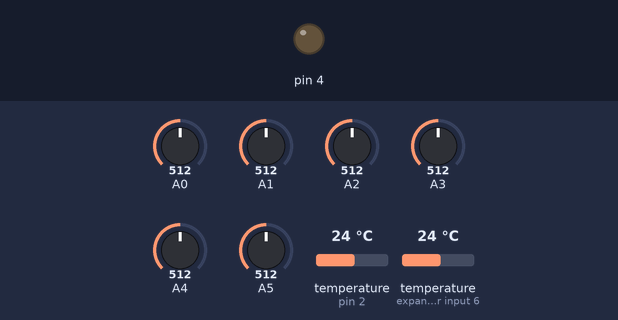
Bench run of a sketch on a simulated Arduino Pro Mini, built with avr-gcc and run on an emulated ATmega328P. Parts: output pins drawn as LEDs (lit = HIGH). The inputs (shaded band) are chosen by the test bench; at power-on: A0 = 512, A1 = 512, A2 = 512, A3 = 512, A4 = 512, A5 = 512, temperature (sensors on pin 2, expander input 6) 24 °C. The modem accepts every AT command (registered, SIM ready, sends succeed) and sends nothing else; what the sketch prints to the serial monitor is not drawn.

Above: at 0.1 s.
At 1.4 s:
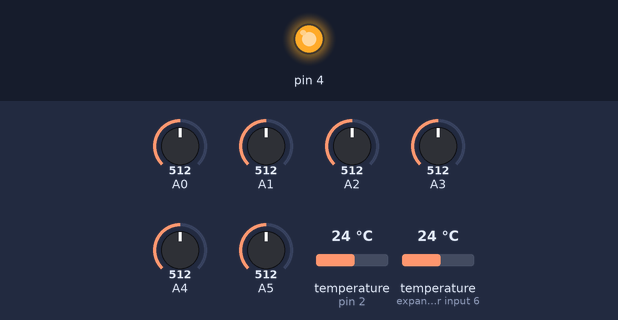
Timing chart, 0 to 2.9 s (numbered marks = the images above):
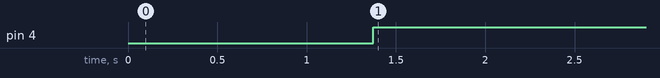

Measured:
- by itself, pin 4: LOW → HIGH at 1.4 s

The sketch:

main.ino
```cpp
#include <Arduino.h>
#include <ArduinoJson.h>
#include "chameleon.h"
#include "ds18b20.h"
#include "smt.h"
#include <LowPower.h>
#include <avr/wdt.h>
#include <utils.h>
#include "fona.h"

// Sleep time
#ifndef SLEEP_TIME
  #define SLEEP_TIME 600
#endif

// Give sleep time an actual variable, so it can be modified.
uint32_t boslSleepDuration = SLEEP_TIME;

// Undefine to use normal delay() in sleep loop.
// It seems that the Sleepy() function sometimes causes boards to go offline,
// possibly due to a power-brownout during low power mode.
// #define BOSL_DEEPSLEEP 1


// SMT100 analog inputs
#define SMT_TMP A0
#define SMT_SOIL A1

// Chameleon sensor uses two pins
#define CHAMELEON_UPPER_A A2
#define CHAMELEON_UPPER_B A3
#define CHAMELEON_LOWER_A A4
#define CHAMELEON_LOWER_B A5

extern volatile unsigned long timer0_millis;

// GLOBAL SENSOR READINGS
int rawTemp, rawSoil;
int lower_rawA, lower_rawB;
int upper_rawA, upper_rawB;
float upper_temp, lower_temp;
float lower_rawAverage, lower_sensorResistance;
float upper_rawAverage, upper_sensorResistance;

// void reboot()
// {
//   wdt_disable();
//   wdt_enable(WDTO_15MS);
//   while (1)
//   {
//   }
// }

void setup()
{
  Serial.begin(115200);
  Serial.println("BOOT!");
}

void Sleepy(uint16_t tsleep)
{
  // Sleep Time in seconds
  fonaSerial.flush(); // must run before going to sleep
  Serial.flush();     // ensures that all messages have sent through serial before arduino sleeps

  LowPower.powerDown(SLEEP_4S, ADC_OFF, BOD_OFF); // 8 seconds dosen't work on the 8mhz
  // advance millis timer as it is paused in sleep
  noInterrupts();
  timer0_millis += 4000;
  interrupts();

  while (tsleep >= 8)
  {
    LowPower.powerDown(SLEEP_4S, ADC_OFF, BOD_OFF); // 8 seconds dosen't work on the 8mhz
    // advance millis timer as it is paused in sleep
    noInterrupts();
    timer0_millis += 4000;
    interrupts();

    tsleep -= 4;
  }
}

void sendPOST()
{
    StaticJsonDocument<200> doc;
    // deserializeJson(doc, jsonSchema);
    // Convert the document to an object
    JsonObject obj = doc.to<JsonObject>();

    obj[F("id")] = boardName;
    // obj[F("imei")] = imei;
    obj[F("imei")] = imei;
    obj[F("bat")] = vBatt;
    // obj[F("uptime_s")] = millis()/1000;
    // obj[F("uR")] = upper_sensorResistance;
    // obj[F("lR")] = lower_sensorResistance;
    // Changed to report the RAW values of everything.
    // This helps identify issues with wiring.
    obj[F("uCHA")] = upper_rawA;
    obj[F("uCHB")] = upper_rawB;
    obj[F("lCHA")] = lower_rawA;
    obj[F("lCHB")] = lower_rawB;
    // Digital temp sensors
    obj[F("uT")] = upper_temp;
    obj[F("lT")] = lower_temp;
    // Raw ADC readings
    obj[F("smtVWC")] = rawSoil;
    obj[F("smtT")] = rawTemp;

    int counter = 0;
    while (counter < 3 && !fona.postData("POST", URL, obj, token))
    {
        Serial.println(F("Failed to complete HTTP POST..."));
        counter++;
        delay(1000);
    }
}

void loop()
{
  initTemperatures();
  // Read DS18B20 temperature probe
  // lower is index 0, upper is index 1.
  // This is ensured by cable length of the sensors - with the lower sensor having a shorter cable.
  // Read digital temperature probes
  readTemperatures(&lower_temp, &upper_temp);
  // Read SMT100 analogue values
  readSMT(SMT_TMP, SMT_SOIL, &rawTemp, &rawSoil);
  // Read upper chameleon
  readChameleonAverage(CHAMELEON_UPPER_A, CHAMELEON_UPPER_B, &upper_rawA, &upper_rawB, &upper_rawAverage, &upper_sensorResistance);
  // Read lower chameleon
  readChameleonAverage(CHAMELEON_LOWER_A, CHAMELEON_LOWER_B, &lower_rawA, &lower_rawB, &lower_rawAverage, &lower_sensorResistance);

  // Setup FONA
  boolean setupGood = setupFONA();
  // Returns false if we couldn't find the fona
  if (!setupGood)
  {
    Serial.println("restarting");
    delay(3000);
    return;
  }

  // Send the POST
  sendPOST();

  // Turn off sim
  shutdownFONA();

  // Sleep for 60 seconds in low-power mode
  delay(1000);

  #ifdef BOSL_DEEPSLEEP
    Serial.println("Sleeping using LowPower sleep");
    Sleepy(boslSleepDuration);
  #else
    Serial.println("Sleeping using delay()");
    uint32_t sleept = boslSleepDuration * 1000;
    delay(sleept);
  #endif
}
```

chameleon.h
```cpp
#include <Arduino.h>

#define CHAMELEON_RESISTOR_KOHM 10 // 10kOhm
#define CHAMELEON_SAMPLE_COUNT 20

// Array of raw readings, used by readChameleonAverage
int rawA_samples[CHAMELEON_SAMPLE_COUNT];
int rawB_samples[CHAMELEON_SAMPLE_COUNT];

void prepareChameleonForSleeping(int pinA, int pinB)
{
    // Sets both pins into a high-impedance state
    // Which prevents charge from flowing through the sensor, such as due to galvanic reactions in the soil
    pinMode(pinA, INPUT);
    pinMode(pinB, INPUT);
    // Delay
    delay(10);
}

void readChameleonRaw(int pinA, int pinB, int *rawA, int *rawB)
{
    // ASSUMES a 10 BIT ADC RESOLUTION

    // Place into forward current mode
    pinMode(pinB, INPUT);
    pinMode(pinA, OUTPUT);
    digitalWrite(pinA, HIGH);
    delayMicroseconds(250); // Delay to let things settle
    // Measure vY, takes 125us
    *rawB = analogRead(pinB);
    // Place into no current mode
    digitalWrite(pinA, LOW);
    delayMicroseconds(250);

    // Place into reverse current mode
    pinMode(pinA, INPUT);
    pinMode(pinB, OUTPUT);
    digitalWrite(pinB, HIGH);
    delayMicroseconds(250); // Delay to let things settle
    // Measure vX, takes 125us
    *rawA = analogRead(pinA);
    // Return to no current mode
    digitalWrite(pinB, LOW);
    delayMicroseconds(250);
}

void readChameleonAverage(int pinA, int pinB, int *rawA, int *rawB, float *rawAvg, float *sensorResistanceRaw)
{
    // Make multiple readings of the chameleon sensor, storing these raw values into the arrays
    for (int i = 0; i < CHAMELEON_SAMPLE_COUNT; i++)
    {
        readChameleonRaw(pinA, pinB, &rawA_samples[i], &rawB_samples[i]);
    }

    // Put sensor to slee
    prepareChameleonForSleeping(pinA, pinB);

    // Now average the individual rawA and rawB values, which will be returned via rawA/rawB
    *rawA = 0;
    *rawB = 0;
    for (int i = 0; i < CHAMELEON_SAMPLE_COUNT; i++)
    {
        *rawA += rawA_samples[i];
        *rawB += rawB_samples[i];
    }
    *rawA /= CHAMELEON_SAMPLE_COUNT;
    *rawB /= CHAMELEON_SAMPLE_COUNT;

    // Take the mean of rawA and rawB
    *rawAvg = float((*rawA + *rawB) / 2);

    // Perform a basic value-check on the rawAvg value
    if (*rawAvg < 2) // Very low value indicates open-circuit, or very high resistance
    {
        *sensorResistanceRaw = float(9999);
    }else{
        // Make code a little cleaner
        float avg = *rawAvg;
        // Now we can calculate the resistance of the sensor
        // *sensorResistanceRaw = float(10) * (1023 - *rawAvg) / *rawAvg;
        *sensorResistanceRaw = float(float(CHAMELEON_RESISTOR_KOHM) * (1023.0f - avg) / avg);
    }

    // Final step is to multiply by 1000, to convert from kOhm to Ohm.
    *sensorResistanceRaw *= 1000;
}
```

ds18b20.h
```cpp
#include <Arduino.h>
/********************************************************************/
// First we include the libraries
#include <OneWire.h>
#include <DallasTemperature.h>
/********************************************************************/
// Data wire is plugged into pin 2 on the Arduino
#define ONE_WIRE_BUS 2
#define ONE_WIRE_BUS_PU 7
/********************************************************************/
// Setup a oneWire instance to communicate with any OneWire devices
// (not just Maxim/Dallas temperature ICs)
OneWire oneWire(ONE_WIRE_BUS);
/********************************************************************/
// Pass our oneWire reference to Dallas Temperature.
DallasTemperature sensors(&oneWire,ONE_WIRE_BUS_PU);
/********************************************************************/

void initTemperatures()
{
  // Start up the library
  sensors.begin();
  Serial.print("Temperature sensors initialising...");

  uint8_t sensorCount = sensors.getDeviceCount();
  Serial.print("Sensors found: ");
  Serial.println(sensorCount);
}

void readTemperatures(float * tempA, float * tempB)
{
    sensors.requestTemperatures();
    sensors.millisToWaitForConversion(100);

    // *tempA = sensors.getTempC(channelA);
    *tempA = sensors.getTempCByIndex(0);
    // *tempB = sensors.getTempC(channelB);
    *tempB = sensors.getTempCByIndex(1);
}
```

fona.h
```cpp
#include <Arduino.h>

#define SIMCOM_7000

#include "Adafruit_FONA.h"
#include <SoftwareSerial.h>

#ifndef BOARDNAME
#define BOARDNAME "UNKOWN"
#endif

#ifndef TOKEN
#define TOKEN ""
// #define TOKEN "nNgr-OJA-K2cNLkfZWQ0B-Xzlrkb9coN"
#endif

#ifndef SERVER
#define SERVER "bosl.com.au/IoT/wsudwatch/FYP_SGI/log.php"
#endif

const char boardName[] = BOARDNAME;
const char token[] = TOKEN;
const char URL[] = SERVER;

// What baud do we try immediately after boot, or set the module to after trying default.
#define FONA_BAUD 9600
// What baud to we assume is default
#define FONA_DEFAULT_BAUD 115200
// Reset fully on each reboot
#define FONA_RESET_ON_FIRST_BOOT 1

#define FONA_PWRKEY 4
#define FONA_DTR 5 // Connect with solder jumper
#define FONA_TX 9  // Microcontroller RX
#define FONA_RX 8  // Microcontroller TX

SoftwareSerial fonaSerial = SoftwareSerial(FONA_TX, FONA_RX);
Adafruit_FONA_LTE fona = Adafruit_FONA_LTE();

/****************************** OTHER STUFF ***************************************/
char imei[16] = {0}; // Use this for device ID
uint8_t type;
uint16_t vBatt;
// char bootDateTime[] = "YYYY-MM-DD hh:mm:ss";

// char PIN[5] = "1234"; // SIM card PIN
// char dateTimeFormat[] = "YYYY-MM-DD hh:mm:ss";

bool netStatus();
boolean moduleSetup();

int replacechar(char *str, char orig, char rep)
{
    char *ix = str;
    int n = 0;
    while ((ix = strchr(ix, orig)) != NULL)
    {
        *ix++ = rep;
        n++;
    }
    return n;
}

// void simOn();
bool hasBooted = false;

boolean setupFONA()
{
    // Serial.println("powerUp");
    fona.powerOn(FONA_PWRKEY);
    delay(6000);

    boolean foundModule = moduleSetup();
    if (!foundModule)
    {
        return false;
    }

    // Get the battery input! (This is the SIM7000G ADC)
    fona.getBattVoltage(&vBatt);
    // Serial.print("vBatt: ");
    // Serial.print(vBatt);
    // Serial.println("mV");

    // Serial.println("setFunc 0");
    fona.setFunctionality(0);
    delay(3000);
    // Reset if needed
    // Serial.println("setFunc 1");
    fona.setFunctionality(1);
    delay(3000);

#if FONA_RESET_ON_FIRST_BOOT
    if (!hasBooted)
    {
        Serial.println("setFunc 6...");
        fona.setFunctionality(6);
        delay(30000);

        fona.sendCheckReply(F("ATE0"), F("OK"), 500);
        fona.sendCheckReply(F("ATE0"), F("OK"), 500);
        fona.sendCheckReply(F("ATE0"), F("OK"), 500);
        fona.sendCheckReply(F("ATE0"), F("OK"), 500);

        fona.setFunctionality(1);
        delay(3000);
    }
#endif

    // // Turn off echo
    // fona.sendCheckReply(F("ATE0"),F("OK"),1000);
    // Serial.println("setFunc 1");
    // fona.setFunctionality(1);
    // delay(3000);

    // All features
    // fona.setNetworkSettings(F("mdata.net.au"));
    // Serial.println("set network");
    fona.setNetworkSettings(F("mdata.net.au"));

    // Improve SNR time
    fona.sendCheckReply(F("AT+CNBS=1"), F("OK"), 1000U);

    fona.setHTTPSRedirect(false);
    /* MODE SELECT AND OPERATING BAND MUST OCCUR AFTER NETWORK SETTINGS CALL */
    // fona.setPreferredMode(51); // GSM+LTE ONLY
    // fona.setPreferredLTEMode(1); // CAT-M ONLY
    // These are all the LTE bands telstra support
    // fona.setOperatingBand("CAT-M", 1);
    // fona.setOperatingBand("CAT-M", 3);
    // fona.setOperatingBand("CAT-M", 7); // UNSUPPORTED BY SIM7000G
    // fona.setOperatingBand("CAT-M", 8);
    // fona.setOperatingBand("CAT-M", 28);

    // Serial.println("set NTP");
    fona.enableNTPTimeSync(true, F("pool.ntp.org"));

    // Perform first-time GPS/data setup if the shield is going to remain on,
    // otherwise these won't be enabled in loop() and it won't work!
    // Enable GPS
    // while (!fona.enableGPS(false))
    // {
    //     Serial.println(F("Failed to turn on GPS, retrying..."));
    //     delay(2000); // Retry every 2s
    // }
    // Serial.println(F("Turned on GPS!"));

    // turn GPRS off
    // for (int i = 0; i < 3; i++)
    // {
    // if (!fona.enableGPRS(false))
    // {
    // Serial.println(F("Failed to turn off GPRS..."));
    // delay(2000);
    // }
    // }

    // turn GPRS on
    while (!fona.enableGPRS(true))
    {
        if (millis() > 30000 && !hasBooted)
        {
            // We tried to do this for 30 seconds, on our first boot - lets just skip this step and continue.
            Serial.println(F("Failed GPRS setting for 30 seconds on first boot, skipping..."));
            delay(1000);
            break;
        }
        Serial.println(F("Failed to turn on GPRS..."));
        delay(2000);
        if (!fona.enableGPRS(false))
        {
            Serial.println(F("Failed to turn off GPRS..."));
            delay(2000);
        }
    }

    // Connect to cell network and verify connection
    // If unsuccessful, keep retrying every 2s until a connection is made
    while (!netStatus())
    {
        Serial.println(F("Failed to connect to cell network, retrying..."));
        delay(2000); // Retry every 2s
    }
    Serial.println(F("Connected to cell network!"));

    // READ TIME
    if (!hasBooted)
    {
        // char timeBuff[48];
        // fona.getTime(timeBuff, 48);
        // // Replace quotes with spaces
        // replacechar(timeBuff, '\"', ' ');
        // Serial.print("Network time: ");
        // Serial.println(timeBuff);

        // // Clean the network time into DateTime format
        // String bt = String(timeBuff);
        // bt.replace('/', '-');
        // bt.replace(',', ' ');
        // unsigned int tsIndex = bt.indexOf('+');
        // String btc = bt.substring(0, tsIndex);
        // btc.trim();
        // Serial.print("Cleaned boot time: ");
        // Serial.println(btc);
        // sprintf(bootDateTime, "20%s", btc.c_str());
        hasBooted = true;
    }

    // Open wireless connection if not already activated
    if (!fona.wirelessConnStatus())
    {
        while (!fona.openWirelessConnection(true))
        {
            Serial.println(F("Failed to enable connection, retrying..."));
            delay(2000); // Retry every 2s
        }
        Serial.println(F("Enabled data!"));
    }
    else
    {
        Serial.println(F("Data already enabled!"));
    }

    return true;
}

void shutdownFONA()
{
    // Doesn't toggle the power key, which prevents this command waking up a sleeping SIM.
    Serial.print("Powering down modem...");
    fona.powerDown();
    // Wait for 2 seconds to be sure - max response time is 1 second
    delay(2000);
    Serial.println("Done");
    // simOff();
}

boolean tryBegin(uint32_t baud)
{
    Serial.print("Opening SerialAT at ");
    Serial.print(baud);
    Serial.println(" baud.");

    fonaSerial.begin(baud); // Default SIM7000 shield baud rate

    // Serial.println(F("Configuring to 9600 baud"));
    // fonaSerial.println("AT+IPR=9600"); // Set baud rate
    // delay(100);                        // Short pause to let the command run
    // fonaSerial.begin(9600);

    if (!fona.begin(fonaSerial))
    {
        Serial.println(F("Couldn't find FONA"));
        fonaSerial.end();
        return false;
    }

    Serial.println(F("Found FONA!"));
    return true;
}

boolean moduleSetup()
{
    // SIM7000 takes about 3s to turn on and SIM7500 takes about 15s
    // Press Arduino reset button if the module is still turning on and the board doesn't find it.
    // When the module is on it should communicate right after pressing reset

    // Try at 9600
    boolean found = tryBegin(FONA_BAUD);

    if (!found)
    {
        // else try at 115200, then set to 9600
        found = tryBegin(FONA_DEFAULT_BAUD);

        if (found)
        {
            fona.setBaudrate(FONA_BAUD);
            // Now re-start at 9600
            found = tryBegin(FONA_BAUD);
        }
        else
        {
            Serial.println("COULDNT FIND FONA!");
            return false;
        }
    }

    type = fona.type();
    Serial.println(F("FONA is OK"));
    Serial.print(F("Found "));
    switch (type)
    {
    case SIM800L:
        Serial.println(F("SIM800L"));
        break;
    case SIM800H:
        Serial.println(F("SIM800H"));
        break;
    case SIM808_V1:
        Serial.println(F("SIM808 (v1)"));
        break;
    case SIM808_V2:
        Serial.println(F("SIM808 (v2)"));
        break;
    case SIM5320A:
        Serial.println(F("SIM5320A (American)"));
        break;
    case SIM5320E:
        Serial.println(F("SIM5320E (European)"));
        break;
    case SIM7000:
        Serial.println(F("SIM7000"));
        break;
    case SIM7070:
        Serial.println(F("SIM7070"));
        break;
    case SIM7500:
        Serial.println(F("SIM7500"));
        break;
    case SIM7600:
        Serial.println(F("SIM7600"));
        break;
    default:
        Serial.println(F("???"));
        break;
    }

    // Print module IMEI number.
    uint8_t imeiLen = fona.getIMEI(imei);
    if (imeiLen > 0)
    {
        Serial.print("Module IMEI: ");
        Serial.println(imei);
    }

    return true;
}

bool netStatus()
{
    int n = fona.getNetworkStatus();

    Serial.print(F("Network status "));
    Serial.print(n);
    Serial.print(F(": "));
    if (n == 0)
        Serial.println(F("Not registered"));
    if (n == 1)
        Serial.println(F("Registered (home)"));
    if (n == 2)
        Serial.println(F("Not registered (searching)"));
    if (n == 3)
        Serial.println(F("Denied"));
    if (n == 4)
        Serial.println(F("Unknown"));
    if (n == 5)
        Serial.println(F("Registered roaming"));

    if (!(n == 1 || n == 5))
        return false;
    else
        return true;
}
```

smt.h
```cpp
#include <Arduino.h>

void readSMT(int pinTemp, int pinSoil, int *rawTemp, int *rawSoil)
{
    // ASSUMES a 10 BIT ADC RESOLUTION
    // Place into forward current mode
    pinMode(pinTemp,  INPUT);
    pinMode(pinSoil,  INPUT);

    // Delay to settle pins
    delay(10);

    // Read twice incase first reading is bugged
    *rawTemp = analogRead(pinTemp);
    *rawTemp = analogRead(pinTemp);

    *rawSoil = analogRead(pinSoil);
    *rawSoil = analogRead(pinSoil);
}
```

Source omitted: utils.h (962 bytes)
